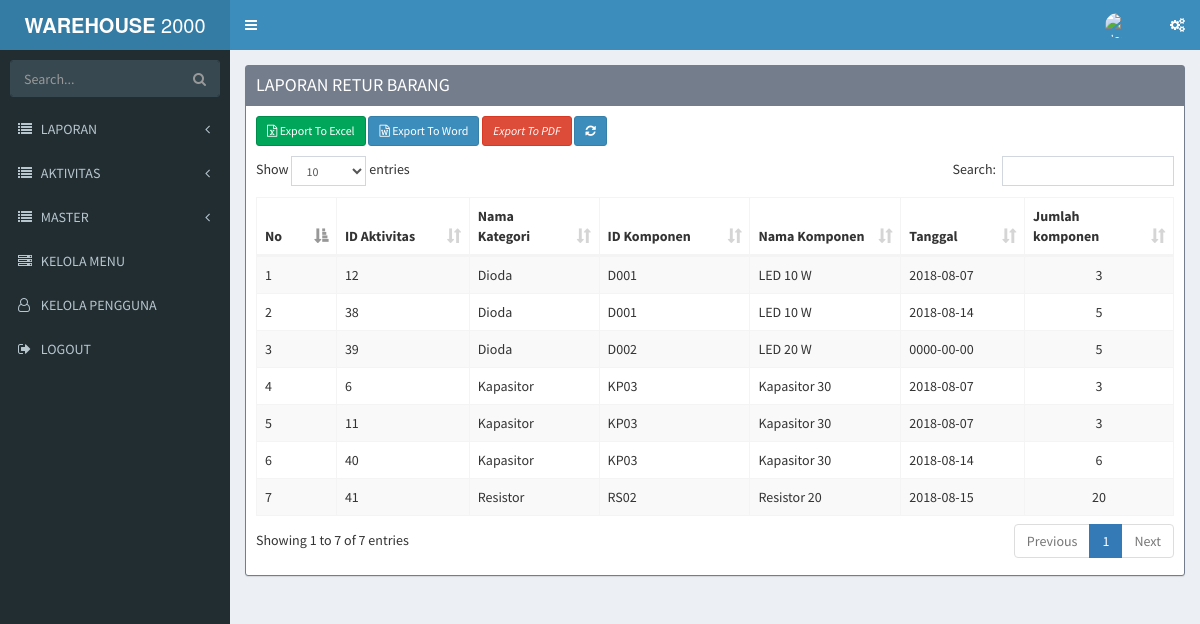
/index.php/laporanretur, run on the app's committed database.
### tables this page shows
CREATE TABLE `tbl_menu` (
  `id_menu` int(11) NOT NULL,
  `title` varchar(50) NOT NULL,
  `url` varchar(30) NOT NULL,
  `icon` varchar(30) NOT NULL,
  `is_main_menu` int(11) NOT NULL,
  `is_aktif` enum('y','n') NOT NULL COMMENT 'y=yes,n=no',
  `no_urut` int(5) NOT NULL
);

CREATE TABLE `tbl_aktivitas` (
  `id_aktivitas` int(50) NOT NULL,
  `jenis_komponen` varchar(100) NOT NULL,
  `id_komponen` varchar(100) NOT NULL,
  `id_suplier` varchar(100) NOT NULL,
  `komponen_keluar` varchar(100) NOT NULL,
  `komponen_masuk` varchar(100) NOT NULL,
  `id_produk` varchar(100) NOT NULL,
  `tgl_aktivitas` date NOT NULL,
  `nota` varchar(100) DEFAULT NULL,
  `status` char(1) DEFAULT 'T' COMMENT 'T="TRANSAKSI" & R="RETUR"',
  `keterangan` varchar(100) DEFAULT NULL
);

CREATE TABLE `tbl_kategori_komponen` (
  `jenis_komponen` varchar(100) NOT NULL,
  `nama_kategori` varchar(100) NOT NULL,
  `keterangan` varchar(100) NOT NULL
);

CREATE TABLE `tbl_master_komponen` (
  `id_komponen` varchar(50) NOT NULL,
  `jenis_komponen` varchar(100) NOT NULL,
  `nama_komponen` varchar(100) NOT NULL,
  `gambar_komponen` varchar(200) NOT NULL,
  `keterangan` varchar(200) DEFAULT NULL
);

### application/libraries/Template.php (called while the page is built)
<?php if ( ! defined('BASEPATH')) exit('No direct script access allowed');
class Template {
		var $template_data = array();
		function set($name, $value)
		{
			$this->template_data[$name] = $value;
		}
		function load($template = '', $view = '' , $view_data = array(), $return = FALSE)
		{
			$this->CI =& get_instance();
			$this->set('contents', $this->CI->load->view($view, $view_data, TRUE));
			return $this->CI->load->view($template, $this->template_data, $return);
		}
}

### application/controllers/Laporanretur.php (called while the page is built, shortened)
<?php
class Laporanretur extends CI_Controller
{
    public function index()
    {
        $laporan_retur = $this->Laporan_Retur_Model->getall();
        $data = array('laporan_retur_data'=> $laporan_retur);
        $this->template->load('template','laporanretur/laporan_retur',$data);
    }
 }

### index.php (called while the page is built, shortened)
<?php
require_once BASEPATH.'core/CodeIgniter.php';

### application/models/Laporan_Retur_Model.php (called while the page is built, shortened)
<?php
class Laporan_Retur_Model extends CI_Model
{
    function getall()
    {
        	$sql = $this->db->query("SELECT tbl_aktivitas.id_aktivitas, tbl_kategori_komponen.nama_kategori, tbl_aktivitas.id_komponen, tbl_aktivitas.tgl_aktivitas,tbl_master_komponen.nama_komponen, tbl_aktivitas.komponen_masuk AS jml_komponen FROM  `tbl_aktivitas` JOIN tbl_kategori_komponen ON tbl_aktivitas.jenis_komponen = tbl_kategori_komponen.jenis_komponen JOIN tbl_master_komponen ON tbl_aktivitas.id_komponen = tbl_master_komponen.id_komponen WHERE tbl_aktivitas.status =  'R'");
    	return $sql->result();
    }
}
?>

### application/views/laporanretur/laporan_retur.php (the view, shortened to what this page needs)
<div class="content-wrapper">
        <section class='content'>
          <div class='row'>
            <div class='col-xs-12'>
              <div class='box box-warning box-solid'>
                <div class='box-header'> <h3 class='box-title'>LAPORAN RETUR BARANG</h3>
                  </div>
                      <div class='box-body'>
                        <div style="padding-bottom: 10px;"'>
                          <?php echo anchor(site_url('Laporanretur/excel'), ' <i class="fa fa-file-excel-o"></i> Export To Excel', 'class="btn btn-success btn-sm"'); ?>
                          <?php echo anchor(site_url('Laporanretur/word'), '<i class="fa fa-file-word-o"></i> Export To Word', 'class="btn btn-primary btn-sm"'); ?>
                          <?php echo anchor(site_url('Laporanretur/pdf'), '<i class="btn btn-danger btn-sm">Export To PDF</i>',array('target'=>'_blank')); ?>
                           <?php echo anchor(site_url('Laporanretur/'), ' <i class="fa fa-refresh"></i> ', 'class="btn btn-primary btn-sm"'); ?>
                  </div>
                <table class='table table-bordered table-striped' id="mytable">
                    <thead>
                        <tr>
                           <th width="10">  No </th>
                           <th width="20"> ID Aktivitas </th>
                           <th width="20"> Nama Kategori </th>
                            <th width="20"> ID Komponen</th>
                            <th width="30"> Nama Komponen</th>
                            <th width="30"> Tanggal</th>
                            <th width="20"> Jumlah komponen</th>
                        </tr>
                    </thead>
                    <tbody>
                      <?php
                       $no = 0;
                       foreach ($laporan_retur_data as $laporan_retur){
                        ?>
                        <tr>
                        <td> <?php echo ++$no ?> </td>
                        <td> <?php echo $laporan_retur->id_aktivitas ?> </td>
                        <td> <?php echo $laporan_retur->nama_kategori ?> </td>
                        <td> <?php echo $laporan_retur->id_komponen ?> </td>
                        <td> <?php echo $laporan_retur->nama_komponen ?> </td>
                        <td> <?php echo $laporan_retur->tgl_aktivitas ?> </td>
                        <td align="center"> <?php echo $laporan_retur->jml_komponen ?> </td>
                      </tr>
                        <?php
                       }
                       ?>
                    </tbody>
                </table>
    </div>
              </div>
            </div>
          </div>
        </section>
      </div>

### application/views/template/sidebar.php (shortened to what this page needs)
<section class="sidebar">
    <form action="#" method="get" class="sidebar-form">
        <div class="input-group">
            <input type="text" name="q" class="form-control" placeholder="Search...">
            <span class="input-group-btn">
                <button type="submit" name="search" id="search-btn" class="btn btn-flat"><i class="fa fa-search"></i>
                </button>
            </span>
        </div>
    </form>
    <ul class="sidebar-menu" data-widget="tree">
        <?php
        $main_menu = $this->db->get_where('tbl_menu', array('is_main_menu' =>0, 'is_aktif'=>'y'));
        foreach ($main_menu->result() as $m){
            $submenu = $this->db->get_where('tbl_menu',array('is_main_menu'=>$m->id_menu,'is_aktif'=>'y'));
            if($submenu->num_rows()>0){
                echo "<li class='treeview'>
                        <a href='#'>
                            <i class='$m->icon'></i> <span>".strtoupper($m->title)."</span>
                            <span class='pull-right-container'>
                                <i class='fa fa-angle-left pull-right'></i>
                            </span>
                        </a>
                        <ul class='treeview-menu' style='display: none;'>";
                        echo" </ul>
                    </li>";
            }else{
                echo "<li>";
                echo anchor($m->url,"<i class='".$m->icon."'></i> ".strtoupper($m->title));
                echo "</li>";
            }
        }
        ?>
        <li><?php echo anchor('auth/logout',"<i class='fa fa-sign-out'></i> LOGOUT");?></li>
    </ul>
</section>

### data on the page
tbl_menu: title "LAPORAN"
tbl_menu: title "AKTIVITAS"
tbl_menu: title "MASTER"
tbl_menu: url+icon+title "KELOLA MENU"
tbl_menu: url+icon+title "KELOLA PENGGUNA"
tbl_aktivitas: id_aktivitas "12", tbl_kategori_komponen.nama_kategori "Dioda", id_komponen "D001", id_komponen.nama_komponen "LED 10 W", tgl_aktivitas "2018-08-07", komponen_masuk "3"
tbl_aktivitas: id_aktivitas "38", tbl_kategori_komponen.nama_kategori "Dioda", id_komponen "D001", id_komponen.nama_komponen "LED 10 W", tgl_aktivitas "2018-08-14", komponen_masuk "5"
tbl_aktivitas: id_aktivitas "39", tbl_kategori_komponen.nama_kategori "Dioda", id_komponen "D002", id_komponen.nama_komponen "LED 20 W", tgl_aktivitas "0000-00-00", komponen_masuk "5"
tbl_aktivitas: id_aktivitas "6", tbl_kategori_komponen.nama_kategori "Kapasitor", id_komponen "KP03", id_komponen.nama_komponen "Kapasitor 30", tgl_aktivitas "2018-08-07", komponen_masuk "3"
tbl_aktivitas: id_aktivitas "11", tbl_kategori_komponen.nama_kategori "Kapasitor", id_komponen "KP03", id_komponen.nama_komponen "Kapasitor 30", tgl_aktivitas "2018-08-07", komponen_masuk "3"
tbl_aktivitas: id_aktivitas "40", tbl_kategori_komponen.nama_kategori "Kapasitor", id_komponen "KP03", id_komponen.nama_komponen "Kapasitor 30", tgl_aktivitas "2018-08-14", komponen_masuk "6"
tbl_aktivitas: id_aktivitas "41", tbl_kategori_komponen.nama_kategori "Resistor", id_komponen "RS02", id_komponen.nama_komponen "Resistor 20", tgl_aktivitas "2018-08-15", komponen_masuk "20"

### other printed values
anchor('auth/logout',"<i class='fa fa-sign-out'></i> LOGOUT") "LOGOUT"
